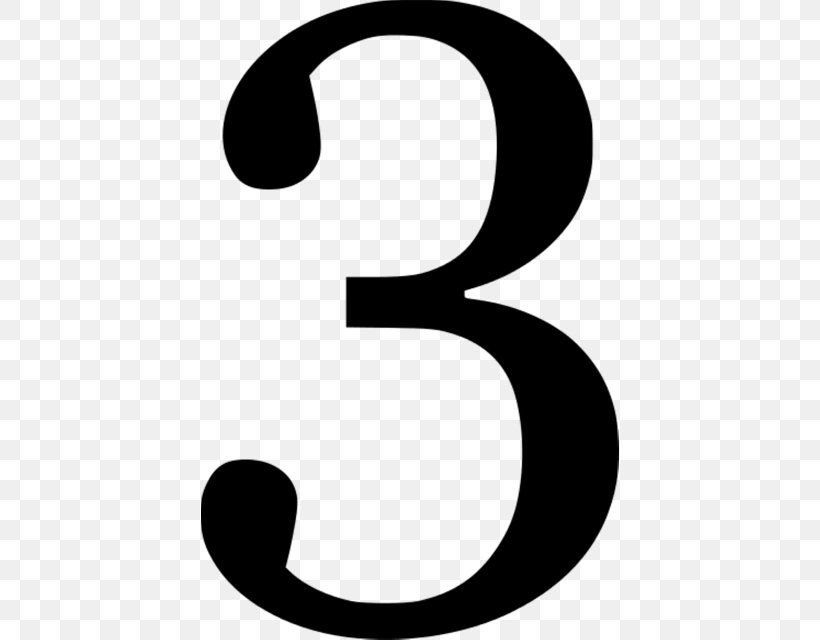
%> input picture Digit Recognition/rgoyal/images/real_images/real_world1.jpg, 820 x 640 px; its folder holds 4 pictures in this run
$ octave real_world_testing.m   (GNU Octave 9; MATLAB toolbox functions it lacks are replaced by stand-ins)
%> lines starting %> are read from the running program, lines starting %| are printed output that depends on the picture
### Digit Recognition/rgoyal/matlab/conv_layer_forward.m
function [output] = conv_layer_forward(input, layer, param)
% Conv layer forward
% input: struct with input data
% layer: convolution layer struct
% param: weights for the convolution layer

% output:

h_in = input.height;
w_in = input.width;
c = input.channel;
batch_size = input.batch_size;
k = layer.k;
pad = layer.pad;
stride = layer.stride;
num = layer.num;
% resolve output shape
h_out = (h_in + 2*pad - k) / stride + 1;
w_out = (w_in + 2*pad - k) / stride + 1;

assert(h_out == floor(h_out), 'h_out is not integer')
assert(w_out == floor(w_out), 'w_out is not integer')
input_n.height = h_in;
input_n.width = w_in;
input_n.channel = c;

%% Fill in the code
% Iterate over the each image in the batch, compute response,
% Fill in the output datastructure with data, and the shape.

output.height = h_out;
output.width = w_out;
output.batch_size = batch_size;
output.channel = num;

filtered = zeros(h_out*w_out, num);

for i = 1:batch_size
    input_n.data = input.data(:,i);
    temp = im2col_conv(input_n, layer, h_out, w_out);
    temp = reshape(temp,k*k*c, h_out*w_out);
    for j = 1:num
        row_array = zeros(1,h_out * w_out) +1;
        calculated_bias = transpose(param.b(:,j) * row_array);
        filtered(:,j) = transpose(temp) * param.w(:,j) + calculated_bias;
    end
    output.data(:,i) = reshape(filtered, h_out*w_out*num,1);
end


end

### Digit Recognition/rgoyal/matlab/relu_forward.m
function [output] = relu_forward(input)
output.height = input.height;
output.width = input.width;
output.channel = input.channel;
output.batch_size = input.batch_size;

% f(x) = max(x,0)
% Replace the following line with your implementation.
output.data = zeros(size(input.data));
output.data = max(input.data,0);
end

### Digit Recognition/rgoyal/matlab/pooling_layer_forward.m
function [output] = pooling_layer_forward(input, layer)

    h_in = input.height;
    w_in = input.width;
    c = input.channel;
    batch_size = input.batch_size;
    k = layer.k;
    pad = layer.pad;
    stride = layer.stride;

    h_out = (h_in + 2*pad - k) / stride + 1;
    w_out = (w_in + 2*pad - k) / stride + 1;


    output.height = h_out;
    output.width = w_out;
    output.channel = c;
    output.batch_size = batch_size;

    % Replace the following line with your implementation.
    output.data = zeros([h_out * w_out * c, batch_size]);
    temp = zeros([h_out , w_out ,c, batch_size]);

    %max pooling
    reshaped_data = reshape(input.data,h_in, w_in, c, batch_size);

    for i = 1:batch_size
        for j = 1:c
            for m = 1:h_out
                for n = 1:w_out
                    region = reshaped_data((m-1)*stride+1:(m-1)*stride+k,(n-1)*stride+1:(n-1)*stride+k,j,i);
                    temp(m,n,j,i) = max(region(:));
                end
            end
        end
    end

    output.data = reshape(temp, h_out*w_out*c,batch_size);

end

### Digit Recognition/rgoyal/matlab/inner_product_forward.m
function [output] = inner_product_forward(input, layer, param)

d = size(input.data, 1); %height*width*channel of input
k = size(input.data, 2); % batch size of input
n = size(param.w, 2); %layer.num

% Replace the following line with your implementation.

%specifying fields of output
output.height= input.height;
output.width = input.width;
output.batch_size = k;
output.channel = input.channel;
output.data = zeros([n, k]);

%taking first input image from the batch and applying wx+b to get first
%output image of resulting output batch.
for i = 1:k
    output.data(:,i) = (param.w.' * input.data(:,i) ) + param.b.';
end

end


### Digit Recognition/rgoyal/matlab/convnet_forward.m
function [output, P] = convnet_forward(params, layers, data)
    l = length(layers);
    %batch_size = layers{1}.batch_size;
    assert(strcmp(layers{1}.type, 'DATA') == 1, 'first layer must be data layer');
    output{1}.data = data;
    output{1}.height = layers{1}.height;
    output{1}.width = layers{1}.width;
    output{1}.channel = layers{1}.channel;
    output{1}.batch_size = layers{1}.batch_size;
    output{1}.diff = 0;
    for i = 2:l-1
        switch layers{i}.type
            case 'CONV'
                output{i} = conv_layer_forward(output{i-1}, layers{i}, params{i-1});
            case 'POOLING'
                output{i} = pooling_layer_forward(output{i-1}, layers{i});
            case 'IP'
                output{i} = inner_product_forward(output{i-1}, layers{i}, params{i-1});
            case 'RELU'
                output{i} = relu_forward(output{i-1});
            case 'ELU'
                output{i} = elu_forward(output{i-1}, layers{i});
        end
    end
    if nargout > 1
        W = bsxfun(@plus, params{l-1}.w * output{l-1}.data, params{l-1}.b);
        W = [W; zeros(1, size(W, 2))];
        W=bsxfun(@minus, W, max(W));
        W=exp(W);

        % Convert to Probabilities by normalizing
        P=bsxfun(@rdivide, W, sum(W));
    end
end

### Digit Recognition/rgoyal/matlab/get_lenet.m
function layers = get_lenet()

    layers{1}.type = 'DATA';
    layers{1}.height = 28;
    layers{1}.width = 28;
    layers{1}.channel = 1;
    layers{1}.batch_size = 100;

    layers{2}.type = 'CONV';
    layers{2}.num = 20;
    layers{2}.k = 5;
    layers{2}.stride = 1;
    layers{2}.pad = 0;
    layers{2}.group = 1;

    layers{3}.type = 'RELU';

    layers{4}.type = 'POOLING';
    layers{4}.k = 2;
    layers{4}.stride = 2;
    layers{4}.pad = 0;


    layers{5}.type = 'CONV';
    layers{5}.k = 5;
    layers{5}.stride = 1;
    layers{5}.pad = 0;
    layers{5}.group = 1;
    layers{5}.num = 50;

    layers{6}.type = 'RELU';

    layers{7}.type = 'POOLING';
    layers{7}.k = 2;
    layers{7}.stride = 2;
    layers{7}.pad = 0;

    layers{8}.type = 'IP';
    layers{8}.num = 500;
    layers{8}.init_type = 'uniform';

    layers{9}.type = 'RELU';

    layers{10}.type = 'LOSS';
    layers{10}.num = 10;

end

### Digit Recognition/rgoyal/matlab/real_world_testing.m


%got reference from test_network.m
%% Network defintion
layers = get_lenet();
% load the trained weights
load lenet.mat

layers{1}.batch_size = 1;


for total = 1:5
    image_path = sprintf('../images/real_images/real_world%d.jpg',total);
    %reference https://www.mathworks.com/help/matlab/ref/imread.html
    image_input = imread(image_path);
%> image_input is the input picture: size 640x820x3 uint8; min 0, max 255, mean 202.3

    %changing the dimesnions of image from RGB(3) to gray scale
    if ndims(image_input)==3
        image_input = rgb2gray(image_input);
%> image_input: size 640x820 uint8
    end
    image_input = imresize(image_input, [28,28]);
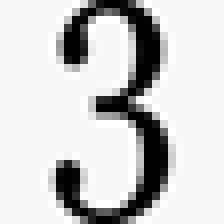
%> image_input: size 28x28 uint8 (shown 8 times larger); min 0, max 255, mean 202.8
    image_input = double(image_input)/255;
%> image_input: size 28x28 double
    image_input = reshape(image_input,[],1);
%> image_input = 784 values, max 1 at index 174, min 0 at index 229, mean 0.795
    [~, P] = convnet_forward(params, layers, image_input(:));
%> the loop in convnet_forward, `for i = 2:l-1` made 8 passes
%> after the loop in convnet_forward, `for i = 2:l-1`: output = 9 items
%> in convnet_forward, `W = bsxfun(@plus, params{l-1}.w * output{l-1}.data, params{l-1}.b);`: W = [1.31; -9.97; 4.04; 8.47; -6.95; -2.8; -10.79; -4.86; 7.85]
%> in convnet_forward, `W=bsxfun(@minus, W, max(W));`: W = [-7.16; -18.44; -4.44; 0; -15.42; -11.28; -19.26; -13.34; -0.624; -8.47]
%> in convnet_forward, `W=exp(W);`: W = [0.000776; 9.81e-09; 0.0118; 1; 2.01e-07; 1.27e-05; 4.31e-09; 1.61e-06; 0.536; 0.000209]
%> in convnet_forward, `P=bsxfun(@rdivide, W, sum(W));`: P = [0.000501; 6.34e-09; 0.00765; 0.646; 1.3e-07; 8.18e-06; 2.78e-09; 1.04e-06; 0.346; 0.000135]
    [value, idx] = max(P);
%> value = 0.646; idx = 4
    fprintf('The predicted number is: %d.\n', idx-1);
%| The predicted number is: 3.

end
%> pass 2 of the loop `for total = 1:5`:
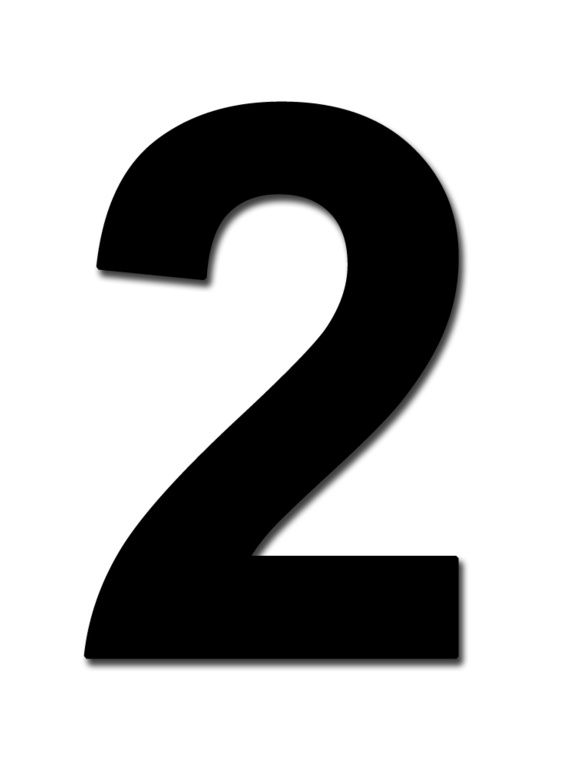
%> input picture Digit Recognition/rgoyal/images/real_images/real_world2.jpg, 565 x 768 px
%> image_input is the input picture: size 768x565x3 uint8; min 0, max 255, mean 182.5
%> `image_input = imresize(image_input, [28,28]);`:
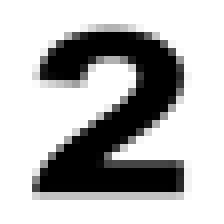
%> image_input: size 28x28 uint8 (shown 8 times larger); min 0, max 255, mean 182.3
%> `image_input = reshape(image_input,[],1);`: image_input = 784 values, max 1 at index 1, min 0 at index 163, mean 0.715
%> the loop in convnet_forward (call 2), `for i = 2:l-1` made 8 passes
%> `[~, P] = convnet_forward(params, layers, image_input(:));`: P = [0.000773; 1.07e-07; 0.000291; 0.979; 7.79e-07; 0.0195; 9.38e-08; 1.26e-08; 1.85e-05; 2.81e-06]
%> value = 0.979
%| The predicted number is: 3.
%> pass 3 of the loop `for total = 1:5`:
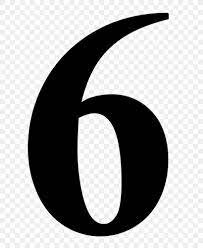
%> input picture Digit Recognition/rgoyal/images/real_images/real_world3.jpg, 203 x 248 px
%> image_input is the input picture: size 248x203 uint8; min 0, max 255, mean 168.8
%> `image_input = imresize(image_input, [28,28]);`:
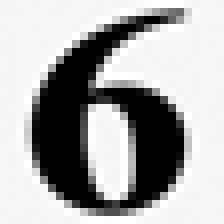
%> image_input: size 28x28 uint8 (shown 8 times larger); min 0, max 255, mean 169.4
%> `image_input = reshape(image_input,[],1);`: image_input = 784 values, max 1 at index 97, min 0 at index 153, mean 0.664
%> `[~, P] = convnet_forward(params, layers, image_input(:));`: P = [1.02e-06; 5.14e-10; 0.969; 0.00825; 7.84e-08; 5.48e-06; 0.000141; 2.22e-09; 0.0227; 3.79e-06]
%> value = 0.969; idx = 3
%| The predicted number is: 2.
%> (the run ends here)
